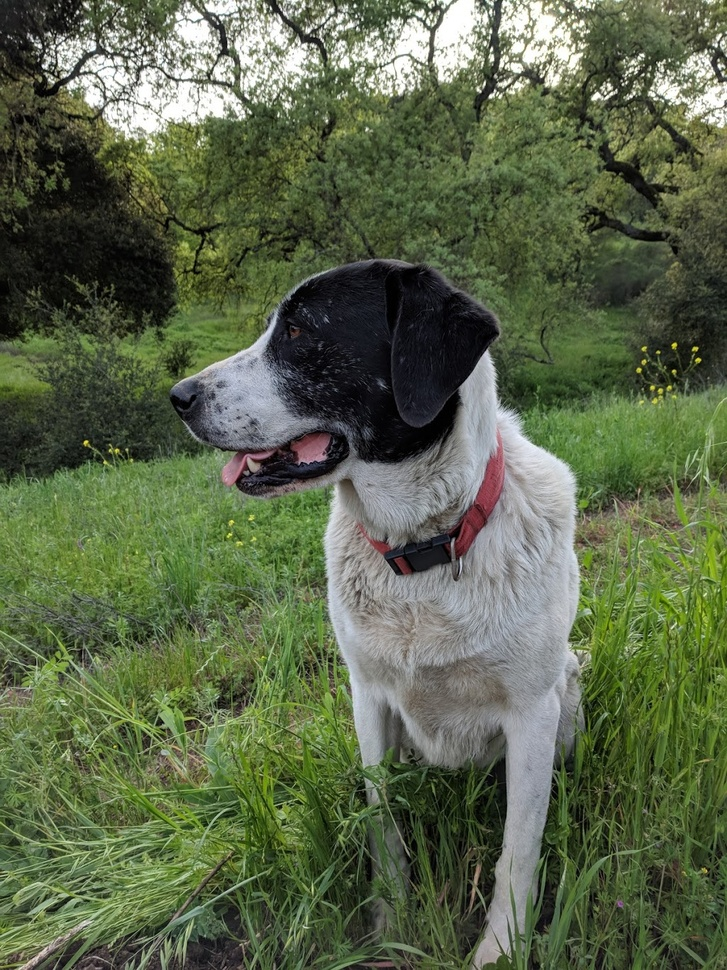
#> input picture GC_VISION/DATA/sammy.jpg, 727 x 970 px, shrunk from 1025 x 1367 before the run, found by its file name
$ python template_matching.py
#> lines starting #> are read from the running program, lines starting #| are printed output that depends on the picture
import cv2
import tkinter as tk
from tkinter import ttk
from PIL import ImageTk, Image
import numpy as np
import matplotlib.pyplot as plt

def main() :

    full = cv2.imread('DATA/sammy.jpg')
#> full is the input picture: shape (970, 727, 3); mean B, G, R 74.2, 102.6, 91.2
    full = cv2.cvtColor(full, cv2.COLOR_BGR2RGB)

    #plt.imshow(full)
    # The Template to Match
    face= cv2.imread('DATA/sammy_face.jpg')
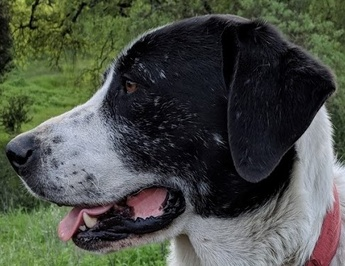
#> input picture GC_VISION/DATA/sammy_face.jpg, 345 x 266 px, shrunk from 486 x 375 before the run, found by its file name
#> face is the input picture: shape (266, 345, 3); mean B, G, R 70, 78.7, 74.3
    face = cv2.cvtColor(face, cv2.COLOR_BGR2RGB)
    height, width,channels = face.shape
#> height = 266; width = 345; channels = 3

    # All the 6 methods for comparison in a list
    # Note how we are using strings, later on we'll use the eval() function to convert to function
    methods = ['cv2.TM_CCOEFF', 'cv2.TM_CCOEFF_NORMED', 'cv2.TM_CCORR','cv2.TM_CCORR_NORMED', 'cv2.TM_SQDIFF', 'cv2.TM_SQDIFF_NORMED']

    for m in methods:

        # Create a copy of the image
        full_copy = full.copy()

        # Get the actual function instead of the string
        method = eval(m)

        # Apply template Matching with the method
        res = cv2.matchTemplate(full_copy,face,method)

        # Grab the Max and Min values, plus their locations
        min_val, max_val, min_loc, max_loc = cv2.minMaxLoc(res)

        # Set up drawing of Rectangle

        # If the method is TM_SQDIFF or TM_SQDIFF_NORMED, take minimum
        # Notice the coloring on the last 2 left hand side images.
        if method in [cv2.TM_SQDIFF, cv2.TM_SQDIFF_NORMED]:
            top_left = min_loc
        else:
            top_left = max_loc

        # Assign the Bottom Right of the rectangle
        bottom_right = (top_left[0] + width, top_left[1] + height)

        # Draw the Red Rectangle
        cv2.rectangle(full_copy,top_left, bottom_right, 255, 10)

        # Plot the Images
        plt.subplot(131)
        plt.imshow(res)
        plt.title('Result of Template Matching')

        plt.subplot(132)
        plt.imshow(full_copy)
        plt.title('Detected Point')
        plt.suptitle(m)

        # Plot the Images
        plt.subplot(133)
        plt.imshow(face)
        plt.title('Template')
#> this loop made 6 passes
#> (min_val, max_val, min_loc, top_left, bottom_right) on passes 1 to 4: (-369489728, 868100096, (0, 7), (164, 245), (509, 511)), (-0.333, 0.994, (0, 10), (164, 245), (509, 511)), (1.13e+09, 2.63e+09, (47, 150), (237, 465), (582, 731)), (0.5, 0.998, (0, 38), (164, 245), (509, 511))
#> (min_val, max_val, max_loc, top_left, bottom_right) on passes 5 to 6: (11168485, 3.14e+09, (0, 0), (164, 245), (509, 511)), (0.00463, 1, (0, 0), (164, 245), (509, 511))
#> pass 1, in main, `res = cv2.matchTemplate(full_copy,face,method)`:
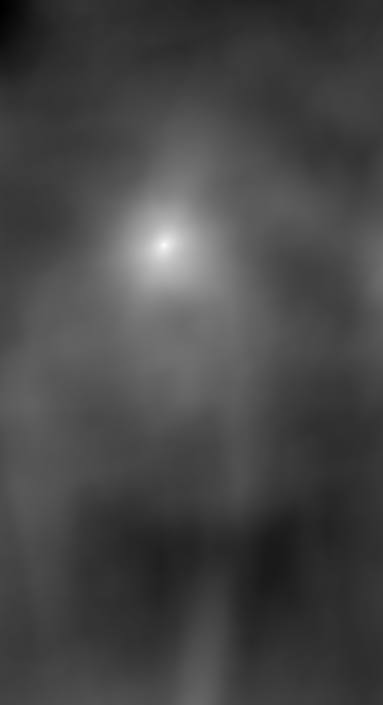
#> res: shape (705, 383) float32; min -369489728, max 868100096, mean -27078664; drawn with min black and max white
#> pass 2, in main, `res = cv2.matchTemplate(full_copy,face,method)`:
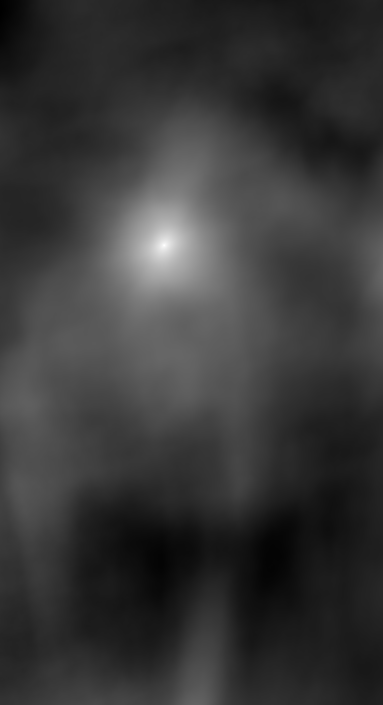
#> res: shape (705, 383) float32; min -0.333, max 0.994, mean -0.0421; drawn with min black and max white
#> pass 3, in main, `res = cv2.matchTemplate(full_copy,face,method)`:
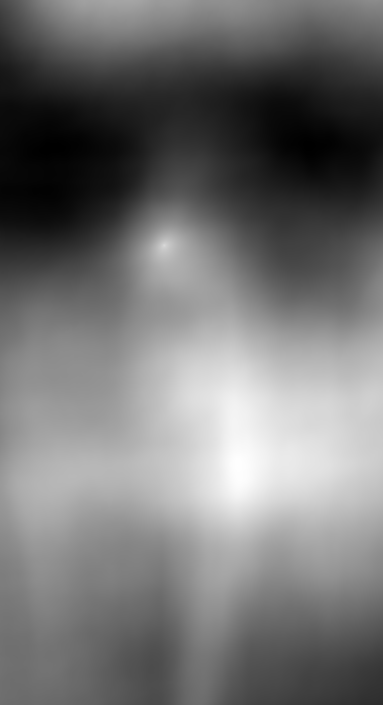
#> res: shape (705, 383) float32; min 1.13e+09, max 2.63e+09, mean 1.81e+09; drawn with min black and max white
#> after the loop:
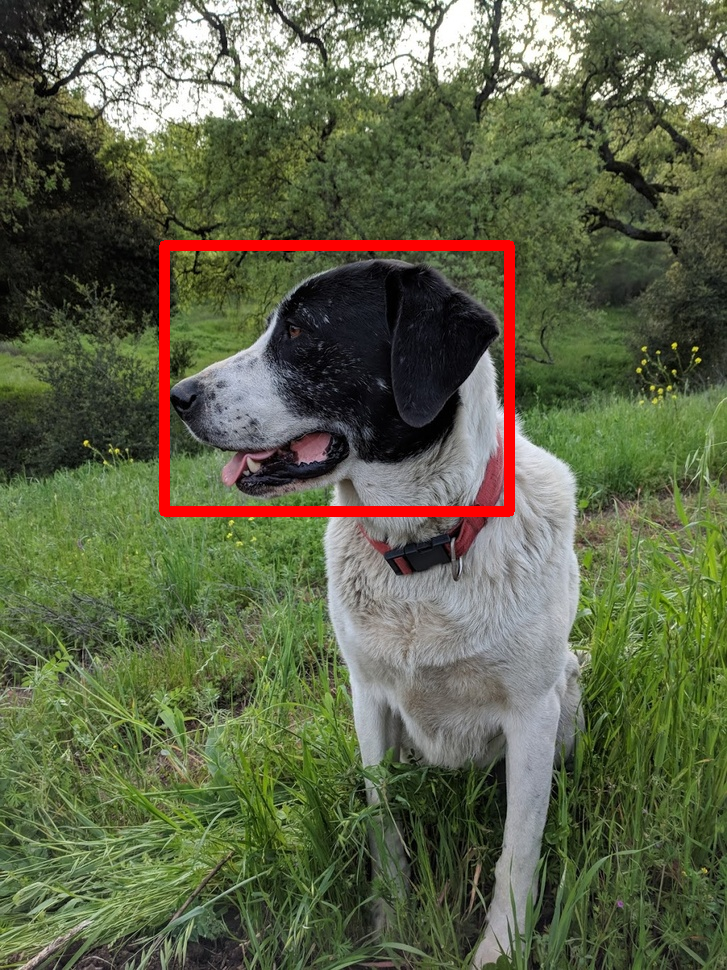
#> full_copy: shape (970, 727, 3); mean R, G, B 94.3, 100.7, 72.8
#> after the loop:
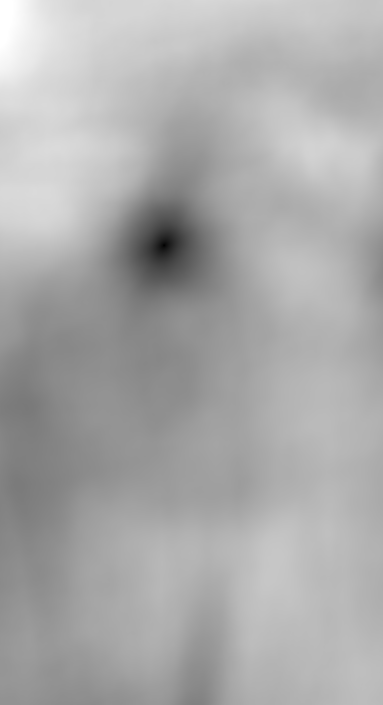
#> res: shape (705, 383) float32; min 0.00463, max 1, mean 0.669

    plt.show()
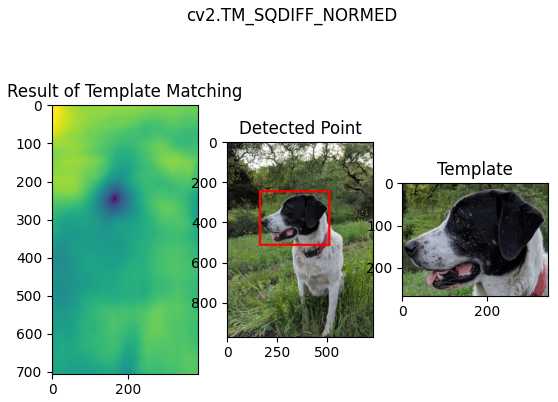
#> figure drawn by matplotlib, 3 panels

if __name__ == "__main__":
   main()
